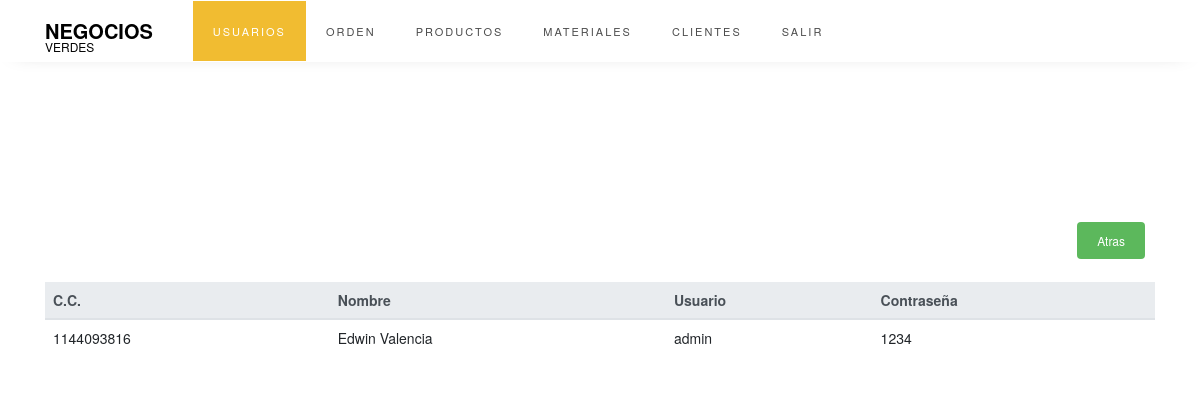
Page /Views/Views_Usuario/V_verUsuario.php?id=1 (signed in) on the committed database.
### tables this page shows
CREATE TABLE `usuario` (
  `ID_USUARIO` int(11) NOT NULL,
  `username` varchar(50) NOT NULL,
  `password` varchar(16) NOT NULL,
  `FK_ID_ROL` int(2) NOT NULL,
  `nombre` varchar(100) NOT NULL,
  `cedula` varchar(50) NOT NULL
);

### Controller/Controller_Usuario/C_verUsuario.php (called while the page is built)
<?php
require_once "../../Model/database.php";
$id = $_GET['id'];
$result = mysqli_query($conection,"SELECT * FROM usuario WHERE ID_USUARIO ='$id'");
?>

### Views/Views_Usuario/V_verUsuario.php (the view, shortened to what this page needs)
<!doctype html>
  <html lang="en">
  <head>
    <link rel="stylesheet" href="https://stackpath.bootstrapcdn.com/font-awesome/4.7.0/css/font-awesome.min.css">
    <link rel="stylesheet" href="../../css/style.css">
    <link rel="stylesheet" href="../../css/style-button.css">
    <link rel="stylesheet" href="https://maxcdn.bootstrapcdn.com/bootstrap/3.4.1/css/bootstrap.min.css">
    <link rel="stylesheet" type="text/css" href="/css/style-button.css" media="screen" />
  </head>
  <body>
    <nav class="navbar navbar-expand-lg navbar-dark ftco_navbar bg-dark ftco-navbar-light" id="ftco-navbar">
  <div class="container">
      <a class="navbar-brand" href="V_usuario.php">Negocios <span>Verdes</span></a>
    <div class="collapse navbar-collapse" id="ftco-nav">
        <ul class="navbar-nav m-auto">
        <li class="nav-item active"><a href="../Views_Usuario/V_usuario.php" class="nav-link">USUARIOS</a></li>
        <li class="nav-item"><a href="../Views_Orden/V_orden.php" class="nav-link">ORDEN</a></li>
        <li class="nav-item"><a href="../Views_Producto/V_producto.php" class="nav-link">PRODUCTOS</a></li>
        <li class="nav-item"><a href="../Views_Material/V_material.php" class="nav-link">MATERIALES</a></li>
        <li class="nav-item"><a href="../Views_Cliente/V_cliente.php" class="nav-link">CLIENTES</a></li>
        <li class="nav-item"><a href="../../Controller/cerrarSesion.php" class="nav-link">SALIR</a></li>
      </ul>
    </div>
  </div>
</nav>
<div class="container"><br><br><br><br><br><br><br>
  <a href="../Views_Usuario/V_usuario.php" class="btn btn-success float-right" role="button">Atras</a>
  <br><br><br>
  <table class="table ">
    <thead class="thead-light">
      <tr>
        <th>C.C.</th>
        <th>Nombre</th>
        <th>Usuario</th>
        <th>Contraseña</th>
      </tr>
    </thead>
    <tbody>
      <?php
      require_once "../../Controller/Controller_Usuario/C_verUsuario.php";
     $mostrar=mysqli_fetch_array($result)
        ?>
        <tr>
          <td><?php echo $mostrar['cedula'] ?></td>
          <td><?php echo $mostrar['nombre'] ?></td>
          <td><?php echo $mostrar['username'] ?></td>
          <td><?php echo $mostrar['password'] ?></td>
        </tr>
    </tbody>
  </table>
</div>
</html>
</body>
</html>

### css/style-button.css (style rules this page uses)
.btn { border: none; padding: 10px 20px; font-size: 12px; cursor: pointer; display: flex; justify-content: space-between; }
.float-right { margin-left: 10px; margin-right: 10px; }

### rows in the picture
usuario: cedula "1144093816", nombre "Edwin Valencia", username "admin", password "1234"
